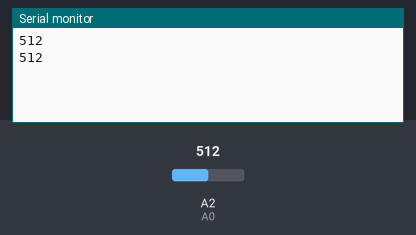
Simulated run of this sketch. Board: Arduino Uno, built with avr-gcc and run on an emulated ATmega328P. Parts: the last lines printed to the serial monitor. The inputs (shaded band) are chosen by the test bench; at power-on: A2 (A0) = 512.

Above: at 1.8 s.
1.9 s: A2 (A0) set to 716
At 2.8 s:
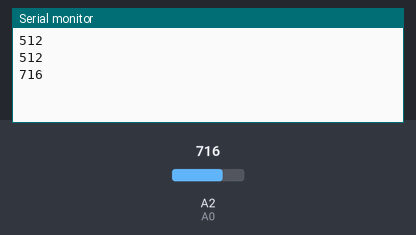
3.4 s: A2 (A0) set to 900
At 4.8 s:
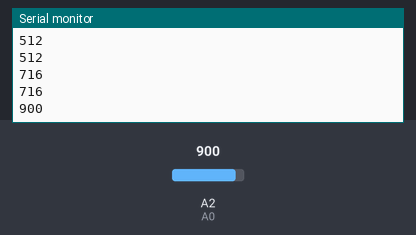
Timing chart, 0 to 6.4 s (numbered marks = the images above; inputs shaded):
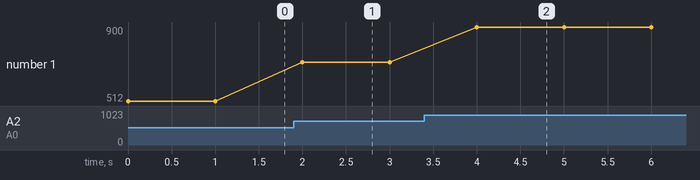

Measured:
- after the input at 1.9 s, the serial monitor: prints a new line after 0.10 s (image 1)
- after the input at 3.4 s, the serial monitor: prints a new line after 0.60 s (image 2)
- plotted number 1: 512 → 716 after the input at 1.9 s, 716 → 900 after the input at 3.4 s

The sketch:

Sensor_de_temperatura_digital_NTC.ino
```cpp
#define A0 2

/***   Global variables   ***/

/***   Function declaration   ***/

/***   Class declaration   ***/

/***   Tasks declaration   ***/

/***   ISR function declaration   ***/

/***   Additional Global variables   ***/

void setup()
{


  pinMode(A0,INPUT);

  Serial.begin(115200);

}


void loop()
{
    Serial.println(analogRead(A0));
    delay(1000);

}

/***   Function definition   ***/
```
